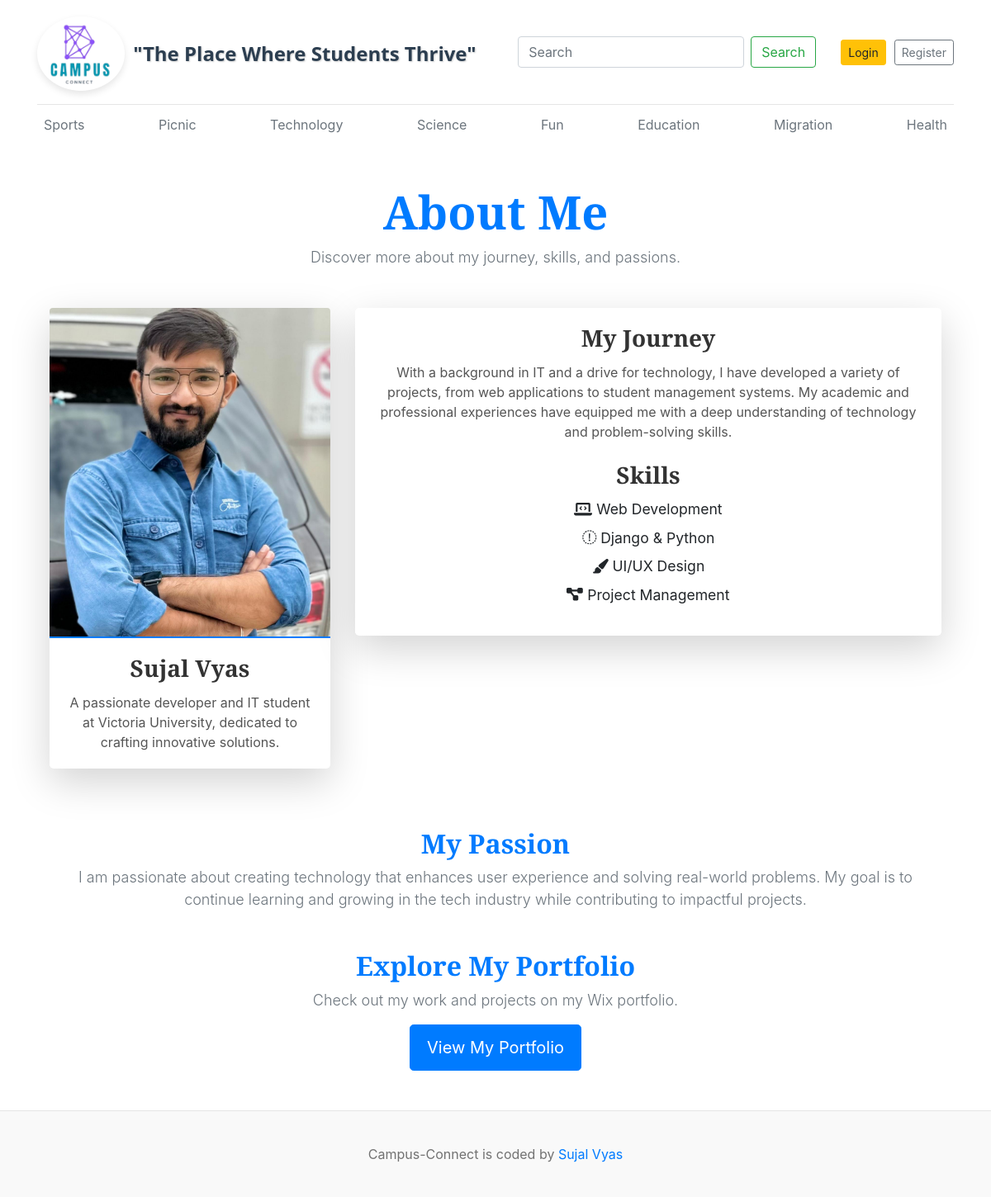
The page /category/about-us/ on the database its author committed.
### blogs/models.py (models this page shows, shortened)
class Category(models.Model):
    category_name=models.CharField(max_length=50, unique=True)
    created_at=models.DateTimeField(auto_now_add=True)
    updated_at=models.DateTimeField(auto_now=True)
    class Meta:
        verbose_name_plural='categories'

### blogs/views.py (the view)
# urls.py: path('about-us/', views.about_us, name='about_us'),
def about_us(request):
    return render(request, 'AboutUs.html')

### blogs/context_processors.py (called while the page is built)
def get_categories(request):
    categories=Category.objects.all()
    return dict(categories=categories)

### templates/AboutUs.html (shortened to what this page needs)
{% extends 'base.html' %}
{% load static %}
{% block content %}
<div class="container mt-5">
    <header class="text-center mb-5" data-aos="fade-up">
        <h1 class="display-4 font-weight-bold text-primary">About Me</h1>
        <p class="lead text-muted">Discover more about my journey, skills, and passions.</p>
    </header>
    <div class="row mb-5">
        <div class="col-md-4 mb-4" data-aos="fade-right">
            <div class="card border-0 shadow-lg rounded-lg hover-effect">
                <img src="{% static 'images/2.jpeg' %}" class="card-img-top rounded-top" alt="My Photo">
                <div class="card-body">
                    <h4 class="card-title">Sujal Vyas</h4>
                    <p class="card-text">A passionate developer and IT student at Victoria University, dedicated to crafting innovative solutions.</p>
                </div>
            </div>
        </div>
        <div class="col-md-8 mb-4" data-aos="fade-left">
            <div class="card border-0 shadow-lg rounded-lg hover-effect">
                <div class="card-body">
                    <h4 class="card-title">My Journey</h4>
                    <p class="card-text">With a background in IT and a drive for technology, I have developed a variety of projects, from web applications to student management systems. My academic and professional experiences have equipped me with a deep understanding of technology and problem-solving skills.</p>
                    <h4 class="card-title mt-4">Skills</h4>
                    <ul class="list-unstyled">
                        <li><i class="fas fa-laptop-code"></i> Web Development</li>
                        <li><i class="fas fa-python"></i> Django & Python</li>
                        <li><i class="fas fa-paint-brush"></i> UI/UX Design</li>
                        <li><i class="fas fa-project-diagram"></i> Project Management</li>
                    </ul>
                </div>
            </div>
        </div>
    </div>
    <div class="text-center mb-5" data-aos="zoom-in-up">
        <h2 class="font-weight-bold text-primary">My Passion</h2>
        <p class="lead text-muted">I am passionate about creating technology that enhances user experience and solving real-world problems. My goal is to continue learning and growing in the tech industry while contributing to impactful projects.</p>
    </div>
    <div class="text-center mb-5" data-aos="fade-up">
        <h2 class="font-weight-bold text-primary">Explore My Portfolio</h2>
        <p class="lead text-muted">Check out my work and projects on my Wix portfolio.</p>
        <a href="https://sujalvyas662.wixsite.com/my-site-10" class="btn btn-primary btn-lg hover-effect" target="_blank">View My Portfolio</a>
    </div>
</div>
<link rel="stylesheet" href="https://cdnjs.cloudflare.com/ajax/libs/aos/2.3.4/aos.css" />
{% endblock %}

### templates/base.html (shortened to what this page needs)
{% load static %}
<!DOCTYPE html>
<html lang="en">
<head>
    <link href="https://getbootstrap.com/docs/4.0/dist/css/bootstrap.min.css" rel="stylesheet">
    <link href="{% static 'css/blog.css' %}" rel="stylesheet">
<link rel="stylesheet" href="https://maxcdn.bootstrapcdn.com/bootstrap/4.5.2/css/bootstrap.min.css">
</head>
<body>
    <div class="container">
        <header class="blog-header py-3">
            <div class="row flex-nowrap justify-content-between align-items-center">
                <div class="col-6 pt-1">
                    <a class="blog-header-logo text-dark" href="/">
                        <img src="{% static 'images/final.png' %}" alt="Campus-Connect Logo" style="height: 90px;">
                        <span>"The Place Where Students Thrive"</span>
                    </a>
                </div>
                <div class="col-6 header-right">
                    <form method="GET" action="{% url 'search'%}" class="form-inline">
                        <input class="form-control mr-sm-2" type="search" value="{{keyword}}""  placeholder="Search" aria-label="Search" name="keyword">
                        <button class="btn btn-outline-success my-2 my-sm-0" type="submit">Search</button>
                    </form>
                    {% if not user.is_authenticated %}
                    <a class="btn btn-sm btn-warning btn-custom" href="{% url 'login'%}">Login</a>
                    <a class="btn btn-sm btn-outline-secondary btn-custom" href="{% url 'register' %}">Register</a>
                    {% else %}
                      <span>Welcome {{user.username}}</span>
                      &emsp;
                    <span> <a class="btn btn-sm btn-outline-secondary btn-custom" href="{% url 'logout' %}">logout</a></span>
                    {% endif %}
                </div>
            </div>
        </header>
        <div class="nav-scroller py-1 mb-2">
            <nav class="nav d-flex justify-content-between">
                {% for i in categories %}
                <a class="p-2 text-muted" href="{% url 'post_by_category' i.id %}">{{ i.category_name }}</a>
                {% endfor %}
            </nav>
        </div>
        {% block content %}
        {% endblock %}
    </div>
    <footer class="blog-footer">
        <p>Campus-Connect is coded by <a href="{% url 'about_us' %}">Sujal Vyas</a></p>
    </footer>
</body>
</html>

### blog_main/static/css/blog.css (style rules this page uses)
.blog-header { border-bottom: 1px solid #e5e5e5; }
.blog-header-logo { font-family: "Playfair Display", Georgia, "Times New Roman", serif; font-size: 2.25rem; }
h1, h2, h3, h4, h5, h6 { font-family: "Playfair Display", Georgia, "Times New Roman", serif; }
.display-4 { font-size: 2.5rem; }
@media (min-width: 768px) { .display-4 { font-size: 3rem; } }
.blog-footer { padding: 2.5rem 0; color: #727272; text-align: center; background-color: #f9f9f9; border-top: .05rem solid #e5e5e5; }
.blog-footer p:last-child { margin-bottom: 0; }

### templates/base.html (style rules this page uses)
.blog-header-logo { display: flex; align-items: center; font-family: 'Segoe UI', Tahoma, Geneva, Verdana, sans-serif; color: #333; }
.blog-header-logo img { border-radius: 50%; box-shadow: 0 4px 8px rgba(0, 0, 0, 0.1); }
.blog-header-logo span { font-size: 1.5rem; margin-left: 10px; color: #2c3e50; font-weight: bold; text-shadow: 1px 1px 2px rgba(0, 0, 0, 0.2); white-space: nowrap; }
.header-right { display: flex; align-items: center; justify-content: flex-end; }
.form-inline { display: flex; align-items: center; margin-right: 20px; }
.form-inline input { width: 250px; }
.btn-custom { margin-left: 10px; }

### templates/AboutUs.html (style rules this page uses)
.card-img-top { height: 400px; width: 100%; object-fit: cover; border-bottom: 2px solid #007bff; transition: transform 0.3s ease; }
.card-body { text-align: center; }
.card-title { font-size: 1.75rem; font-weight: bold; color: #333; }
.card-text { color: #555; font-size: 1rem; }
h1, h2 { color: #007bff; font-weight: bold; }
.lead { font-size: 1.125rem; color: #666; }
.rounded-lg { border-radius: 1rem; }
.list-unstyled li { font-size: 1.1rem; margin-bottom: 0.5rem; }
.btn-lg { padding: 0.75rem 1.25rem; font-size: 1.25rem; border-radius: 0.3rem; transition: background-color 0.3s ease, transform 0.3s ease; }
.hover-effect { transition: box-shadow 0.3s ease, transform 0.3s ease; }

### rows shown on the page
Category: category_name "Sports"
Category: category_name "Picnic"
Category: category_name "Technology"
Category: category_name "Science"
Category: category_name "Fun"
Category: category_name "Education"
Category: category_name "Migration"
Category: category_name "Health"
